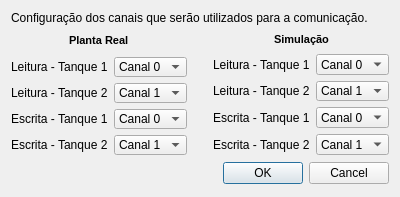
<?xml version="1.0" encoding="UTF-8"?>
<ui version="4.0">
 <class>ConfigCanais</class>
 <widget class="QDialog" name="ConfigCanais">
  <property name="geometry">
   <rect>
    <x>0</x>
    <y>0</y>
    <width>358</width>
    <height>196</height>
   </rect>
  </property>
  <property name="sizePolicy">
   <sizepolicy hsizetype="Fixed" vsizetype="Fixed">
    <horstretch>0</horstretch>
    <verstretch>0</verstretch>
   </sizepolicy>
  </property>
  <property name="windowTitle">
   <string>Configuração - Canais</string>
  </property>
  <property name="windowIcon">
   <iconset resource="../imgs/imgs.qrc">
    <normaloff>:/imgs/irc_protocol.png</normaloff>:/imgs/irc_protocol.png</iconset>
  </property>
  <layout class="QGridLayout" name="gridLayout_3">
   <item row="0" column="0" colspan="3">
    <widget class="QLabel" name="label_3">
     <property name="text">
      <string>Configuração dos canais que serão utilizados para a comunicação.</string>
     </property>
     <property name="wordWrap">
      <bool>true</bool>
     </property>
    </widget>
   </item>
   <item row="1" column="0">
    <layout class="QGridLayout" name="gridLayout">
     <item row="0" column="0" colspan="2">
      <layout class="QHBoxLayout" name="horizontalLayout">
       <item>
        <spacer name="horizontalSpacer">
         <property name="orientation">
          <enum>Qt::Horizontal</enum>
         </property>
         <property name="sizeHint" stdset="0">
          <size>
           <width>18</width>
           <height>20</height>
          </size>
         </property>
        </spacer>
       </item>
       <item>
        <widget class="QLabel" name="label">
         <property name="text">
          <string>&lt;!DOCTYPE HTML PUBLIC &quot;-//W3C//DTD HTML 4.0//EN&quot; &quot;http://www.w3.org/TR/REC-html40/strict.dtd&quot;&gt;
&lt;html&gt;&lt;head&gt;&lt;meta name=&quot;qrichtext&quot; content=&quot;1&quot; /&gt;&lt;style type=&quot;text/css&quot;&gt;
p, li { white-space: pre-wrap; }
&lt;/style&gt;&lt;/head&gt;&lt;body style=&quot; font-family:'MS Shell Dlg 2'; font-size:8.25pt; font-weight:400; font-style:normal;&quot;&gt;
&lt;p style=&quot; margin-top:0px; margin-bottom:0px; margin-left:0px; margin-right:0px; -qt-block-indent:0; text-indent:0px;&quot;&gt;&lt;span style=&quot; font-size:8pt; font-weight:600;&quot;&gt;Planta Real&lt;/span&gt;&lt;/p&gt;&lt;/body&gt;&lt;/html&gt;</string>
         </property>
        </widget>
       </item>
       <item>
        <spacer name="horizontalSpacer_2">
         <property name="orientation">
          <enum>Qt::Horizontal</enum>
         </property>
         <property name="sizeHint" stdset="0">
          <size>
           <width>18</width>
           <height>20</height>
          </size>
         </property>
        </spacer>
       </item>
      </layout>
     </item>
     <item row="1" column="0">
      <widget class="QLabel" name="label_10">
       <property name="text">
        <string>Leitura - Tanque 1</string>
       </property>
      </widget>
     </item>
     <item row="1" column="1">
      <widget class="QComboBox" name="real_leitura_t1">
       <property name="minimumSize">
        <size>
         <width>0</width>
         <height>20</height>
        </size>
       </property>
       <item>
        <property name="text">
         <string>Canal 0</string>
        </property>
       </item>
       <item>
        <property name="text">
         <string>Canal 1</string>
        </property>
       </item>
       <item>
        <property name="text">
         <string>Canal 2</string>
        </property>
       </item>
       <item>
        <property name="text">
         <string>Canal 3</string>
        </property>
       </item>
       <item>
        <property name="text">
         <string>Canal 4</string>
        </property>
       </item>
       <item>
        <property name="text">
         <string>Canal 5</string>
        </property>
       </item>
       <item>
        <property name="text">
         <string>Canal 6</string>
        </property>
       </item>
       <item>
        <property name="text">
         <string>Canal 7</string>
        </property>
       </item>
      </widget>
     </item>
     <item row="2" column="0">
      <widget class="QLabel" name="label_11">
       <property name="text">
        <string>Leitura - Tanque 2</string>
       </property>
      </widget>
     </item>
     <item row="2" column="1">
      <widget class="QComboBox" name="real_leitura_t2">
       <property name="minimumSize">
        <size>
         <width>0</width>
         <height>20</height>
        </size>
       </property>
       <property name="currentIndex">
        <number>1</number>
       </property>
       <item>
        <property name="text">
         <string>Canal 0</string>
        </property>
       </item>
       <item>
        <property name="text">
         <string>Canal 1</string>
        </property>
       </item>
       <item>
        <property name="text">
         <string>Canal 2</string>
        </property>
       </item>
       <item>
        <property name="text">
         <string>Canal 3</string>
        </property>
       </item>
       <item>
        <property name="text">
         <string>Canal 4</string>
        </property>
       </item>
       <item>
        <property name="text">
         <string>Canal 5</string>
        </property>
       </item>
       <item>
        <property name="text">
         <string>Canal 6</string>
        </property>
       </item>
       <item>
        <property name="text">
         <string>Canal 7</string>
        </property>
       </item>
      </widget>
     </item>
     <item row="3" column="0">
      <widget class="QLabel" name="label_4">
       <property name="text">
        <string>Escrita - Tanque 1</string>
       </property>
      </widget>
     </item>
     <item row="3" column="1">
      <widget class="QComboBox" name="real_escrita_t1">
       <property name="minimumSize">
        <size>
         <width>0</width>
         <height>20</height>
        </size>
       </property>
       <item>
        <property name="text">
         <string>Canal 0</string>
        </property>
       </item>
       <item>
        <property name="text">
         <string>Canal 1</string>
        </property>
       </item>
       <item>
        <property name="text">
         <string>Canal 2</string>
        </property>
       </item>
       <item>
        <property name="text">
         <string>Canal 3</string>
        </property>
       </item>
       <item>
        <property name="text">
         <string>Canal 4</string>
        </property>
       </item>
       <item>
        <property name="text">
         <string>Canal 5</string>
        </property>
       </item>
       <item>
        <property name="text">
         <string>Canal 6</string>
        </property>
       </item>
       <item>
        <property name="text">
         <string>Canal 7</string>
        </property>
       </item>
      </widget>
     </item>
     <item row="4" column="0">
      <widget class="QLabel" name="label_5">
       <property name="text">
        <string>Escrita - Tanque 2</string>
       </property>
      </widget>
     </item>
     <item row="4" column="1">
      <widget class="QComboBox" name="real_escrita_t2">
       <property name="minimumSize">
        <size>
         <width>0</width>
         <height>20</height>
        </size>
       </property>
       <property name="currentIndex">
        <number>1</number>
       </property>
       <item>
        <property name="text">
         <string>Canal 0</string>
        </property>
       </item>
       <item>
        <property name="text">
         <string>Canal 1</string>
        </property>
       </item>
       <item>
        <property name="text">
         <string>Canal 2</string>
        </property>
       </item>
       <item>
        <property name="text">
         <string>Canal 3</string>
        </property>
       </item>
       <item>
        <property name="text">
         <string>Canal 4</string>
        </property>
       </item>
       <item>
        <property name="text">
         <string>Canal 5</string>
        </property>
       </item>
       <item>
        <property name="text">
         <string>Canal 6</string>
        </property>
       </item>
       <item>
        <property name="text">
         <string>Canal 7</string>
        </property>
       </item>
      </widget>
     </item>
    </layout>
   </item>
   <item row="1" column="1">
    <spacer name="horizontalSpacer_5">
     <property name="orientation">
      <enum>Qt::Horizontal</enum>
     </property>
     <property name="sizeType">
      <enum>QSizePolicy::Fixed</enum>
     </property>
     <property name="sizeHint" stdset="0">
      <size>
       <width>14</width>
       <height>100</height>
      </size>
     </property>
    </spacer>
   </item>
   <item row="1" column="2">
    <layout class="QGridLayout" name="gridLayout_2">
     <item row="0" column="0" colspan="2">
      <layout class="QHBoxLayout" name="horizontalLayout_2">
       <item>
        <spacer name="horizontalSpacer_3">
         <property name="orientation">
          <enum>Qt::Horizontal</enum>
         </property>
         <property name="sizeHint" stdset="0">
          <size>
           <width>38</width>
           <height>17</height>
          </size>
         </property>
        </spacer>
       </item>
       <item>
        <widget class="QLabel" name="label_2">
         <property name="text">
          <string>&lt;!DOCTYPE HTML PUBLIC &quot;-//W3C//DTD HTML 4.0//EN&quot; &quot;http://www.w3.org/TR/REC-html40/strict.dtd&quot;&gt;
&lt;html&gt;&lt;head&gt;&lt;meta name=&quot;qrichtext&quot; content=&quot;1&quot; /&gt;&lt;style type=&quot;text/css&quot;&gt;
p, li { white-space: pre-wrap; }
&lt;/style&gt;&lt;/head&gt;&lt;body style=&quot; font-family:'MS Shell Dlg 2'; font-size:8.25pt; font-weight:400; font-style:normal;&quot;&gt;
&lt;p style=&quot; margin-top:0px; margin-bottom:0px; margin-left:0px; margin-right:0px; -qt-block-indent:0; text-indent:0px;&quot;&gt;&lt;span style=&quot; font-size:8pt; font-weight:600;&quot;&gt;Simulação&lt;/span&gt;&lt;/p&gt;&lt;/body&gt;&lt;/html&gt;</string>
         </property>
        </widget>
       </item>
       <item>
        <spacer name="horizontalSpacer_4">
         <property name="orientation">
          <enum>Qt::Horizontal</enum>
         </property>
         <property name="sizeHint" stdset="0">
          <size>
           <width>38</width>
           <height>17</height>
          </size>
         </property>
        </spacer>
       </item>
      </layout>
     </item>
     <item row="1" column="0">
      <widget class="QLabel" name="label_13">
       <property name="text">
        <string>Leitura - Tanque 1</string>
       </property>
      </widget>
     </item>
     <item row="1" column="1">
      <widget class="QComboBox" name="sim_leitura_t1">
       <property name="minimumSize">
        <size>
         <width>0</width>
         <height>20</height>
        </size>
       </property>
       <item>
        <property name="text">
         <string>Canal 0</string>
        </property>
       </item>
       <item>
        <property name="text">
         <string>Canal 1</string>
        </property>
       </item>
       <item>
        <property name="text">
         <string>Canal 2</string>
        </property>
       </item>
       <item>
        <property name="text">
         <string>Canal 3</string>
        </property>
       </item>
       <item>
        <property name="text">
         <string>Canal 4</string>
        </property>
       </item>
       <item>
        <property name="text">
         <string>Canal 5</string>
        </property>
       </item>
       <item>
        <property name="text">
         <string>Canal 6</string>
        </property>
       </item>
       <item>
        <property name="text">
         <string>Canal 7</string>
        </property>
       </item>
      </widget>
     </item>
     <item row="2" column="0">
      <widget class="QLabel" name="label_12">
       <property name="text">
        <string>Leitura - Tanque 2</string>
       </property>
      </widget>
     </item>
     <item row="2" column="1">
      <widget class="QComboBox" name="sim_leitura_t2">
       <property name="minimumSize">
        <size>
         <width>0</width>
         <height>20</height>
        </size>
       </property>
       <property name="currentIndex">
        <number>1</number>
       </property>
       <item>
        <property name="text">
         <string>Canal 0</string>
        </property>
       </item>
       <item>
        <property name="text">
         <string>Canal 1</string>
        </property>
       </item>
       <item>
        <property name="text">
         <string>Canal 2</string>
        </property>
       </item>
       <item>
        <property name="text">
         <string>Canal 3</string>
        </property>
       </item>
       <item>
        <property name="text">
         <string>Canal 4</string>
        </property>
       </item>
       <item>
        <property name="text">
         <string>Canal 5</string>
        </property>
       </item>
       <item>
        <property name="text">
         <string>Canal 6</string>
        </property>
       </item>
       <item>
        <property name="text">
         <string>Canal 7</string>
        </property>
       </item>
      </widget>
     </item>
     <item row="3" column="0">
      <widget class="QLabel" name="label_6">
       <property name="text">
        <string>Escrita - Tanque 1</string>
       </property>
      </widget>
     </item>
     <item row="3" column="1">
      <widget class="QComboBox" name="sim_escrita_t1">
       <property name="minimumSize">
        <size>
         <width>0</width>
         <height>20</height>
        </size>
       </property>
       <item>
        <property name="text">
         <string>Canal 0</string>
        </property>
       </item>
       <item>
        <property name="text">
         <string>Canal 1</string>
        </property>
       </item>
       <item>
        <property name="text">
         <string>Canal 2</string>
        </property>
       </item>
       <item>
        <property name="text">
         <string>Canal 3</string>
        </property>
       </item>
       <item>
        <property name="text">
         <string>Canal 4</string>
        </property>
       </item>
       <item>
        <property name="text">
         <string>Canal 5</string>
        </property>
       </item>
       <item>
        <property name="text">
         <string>Canal 6</string>
        </property>
       </item>
       <item>
        <property name="text">
         <string>Canal 7</string>
        </property>
       </item>
      </widget>
     </item>
     <item row="4" column="0">
      <widget class="QLabel" name="label_7">
       <property name="text">
        <string>Escrita - Tanque 2</string>
       </property>
      </widget>
     </item>
     <item row="4" column="1">
      <widget class="QComboBox" name="sim_escrita_t2">
       <property name="minimumSize">
        <size>
         <width>0</width>
         <height>20</height>
        </size>
       </property>
       <property name="currentIndex">
        <number>1</number>
       </property>
       <item>
        <property name="text">
         <string>Canal 0</string>
        </property>
       </item>
       <item>
        <property name="text">
         <string>Canal 1</string>
        </property>
       </item>
       <item>
        <property name="text">
         <string>Canal 2</string>
        </property>
       </item>
       <item>
        <property name="text">
         <string>Canal 3</string>
        </property>
       </item>
       <item>
        <property name="text">
         <string>Canal 4</string>
        </property>
       </item>
       <item>
        <property name="text">
         <string>Canal 5</string>
        </property>
       </item>
       <item>
        <property name="text">
         <string>Canal 6</string>
        </property>
       </item>
       <item>
        <property name="text">
         <string>Canal 7</string>
        </property>
       </item>
      </widget>
     </item>
    </layout>
   </item>
   <item row="2" column="1" colspan="2">
    <widget class="QDialogButtonBox" name="buttonBox">
     <property name="minimumSize">
      <size>
       <width>0</width>
       <height>25</height>
      </size>
     </property>
     <property name="orientation">
      <enum>Qt::Horizontal</enum>
     </property>
     <property name="standardButtons">
      <set>QDialogButtonBox::Cancel|QDialogButtonBox::Ok</set>
     </property>
    </widget>
   </item>
  </layout>
 </widget>
 <tabstops>
  <tabstop>real_leitura_t1</tabstop>
  <tabstop>real_leitura_t2</tabstop>
  <tabstop>real_escrita_t1</tabstop>
  <tabstop>real_escrita_t2</tabstop>
  <tabstop>sim_leitura_t1</tabstop>
  <tabstop>sim_leitura_t2</tabstop>
  <tabstop>sim_escrita_t1</tabstop>
  <tabstop>sim_escrita_t2</tabstop>
  <tabstop>buttonBox</tabstop>
 </tabstops>
 <resources>
  <include location="../imgs/imgs.qrc"/>
 </resources>
 <connections>
  <connection>
   <sender>buttonBox</sender>
   <signal>accepted()</signal>
   <receiver>ConfigCanais</receiver>
   <slot>accept()</slot>
   <hints>
    <hint type="sourcelabel">
     <x>224</x>
     <y>176</y>
    </hint>
    <hint type="destinationlabel">
     <x>148</x>
     <y>174</y>
    </hint>
   </hints>
  </connection>
  <connection>
   <sender>buttonBox</sender>
   <signal>rejected()</signal>
   <receiver>ConfigCanais</receiver>
   <slot>reject()</slot>
   <hints>
    <hint type="sourcelabel">
     <x>315</x>
     <y>179</y>
    </hint>
    <hint type="destinationlabel">
     <x>356</x>
     <y>158</y>
    </hint>
   </hints>
  </connection>
 </connections>
</ui>
